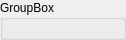
<?xml version="1.0" encoding="UTF-8"?>
<ui version="4.0">
 <class>TempSensor</class>
 <widget class="QGroupBox" name="TempSensor">
  <property name="geometry">
   <rect>
    <x>0</x>
    <y>0</y>
    <width>126</width>
    <height>40</height>
   </rect>
  </property>
  <property name="minimumSize">
   <size>
    <width>126</width>
    <height>40</height>
   </size>
  </property>
  <property name="maximumSize">
   <size>
    <width>126</width>
    <height>40</height>
   </size>
  </property>
  <property name="windowTitle">
   <string>GroupBox</string>
  </property>
  <property name="styleSheet">
   <string notr="true">/*QWidget
{
    color: #b1b1b1;
    background-color: #323232;
}

QWidget:item:hover
{
    background-color: QLinearGradient( x1: 0, y1: 0, x2: 0, y2: 1, stop: 0 #ffa02f, stop: 1#d7801a);
    color: #000000;
}
QGroupBox {
border: 2px solid white;
    border-radius: 5px;
    margin-top: 1ex; 
}
QGroupBox::title {

  padding-top: -10px;
padding-left:5px;
}</string>
  </property>
  <property name="title">
   <string>GroupBox</string>
  </property>
  <widget class="QLabel" name="icon">
   <property name="geometry">
    <rect>
     <x>20</x>
     <y>10</y>
     <width>16</width>
     <height>21</height>
    </rect>
   </property>
   <property name="text">
    <string/>
   </property>
  </widget>
  <widget class="QLabel" name="temp">
   <property name="geometry">
    <rect>
     <x>60</x>
     <y>20</y>
     <width>47</width>
     <height>13</height>
    </rect>
   </property>
   <property name="text">
    <string/>
   </property>
  </widget>
 </widget>
 <resources/>
 <connections/>
</ui>
